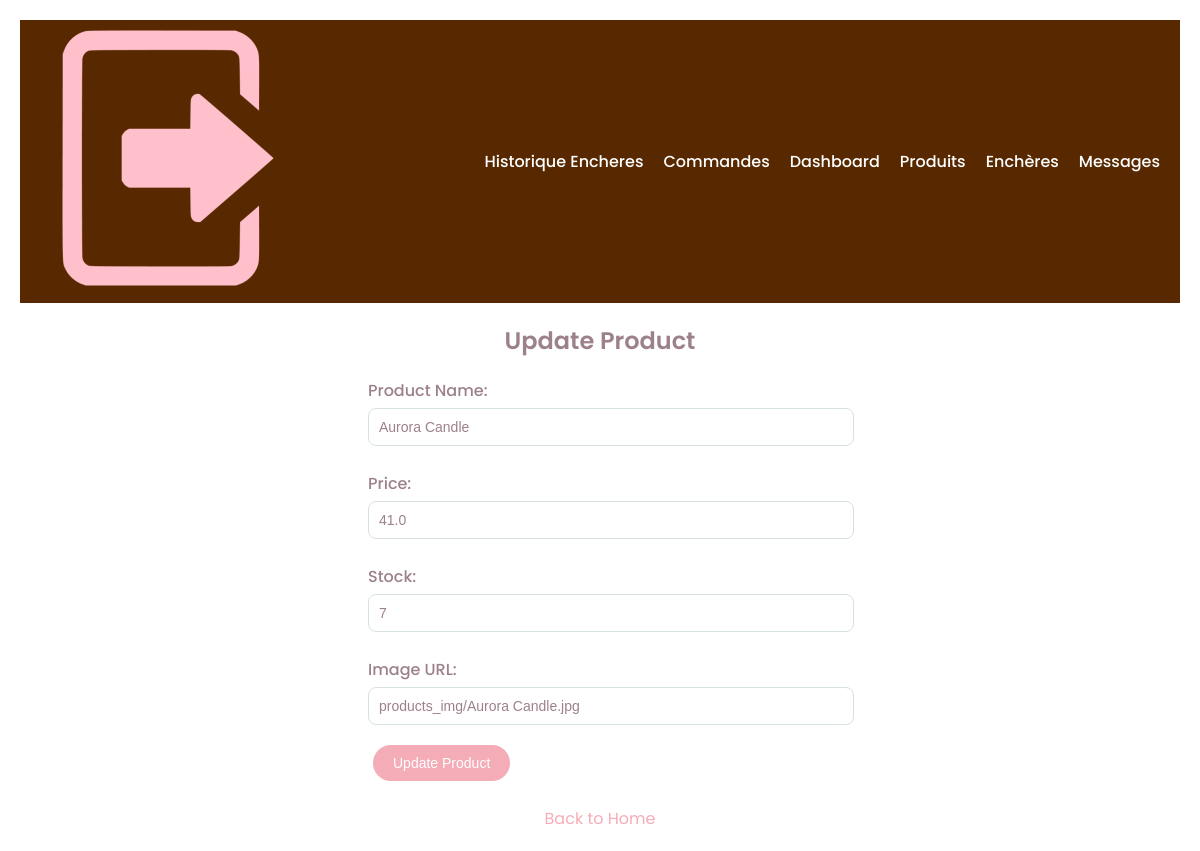
The page /update_product/1 (signed in) on the database as committed earlier.
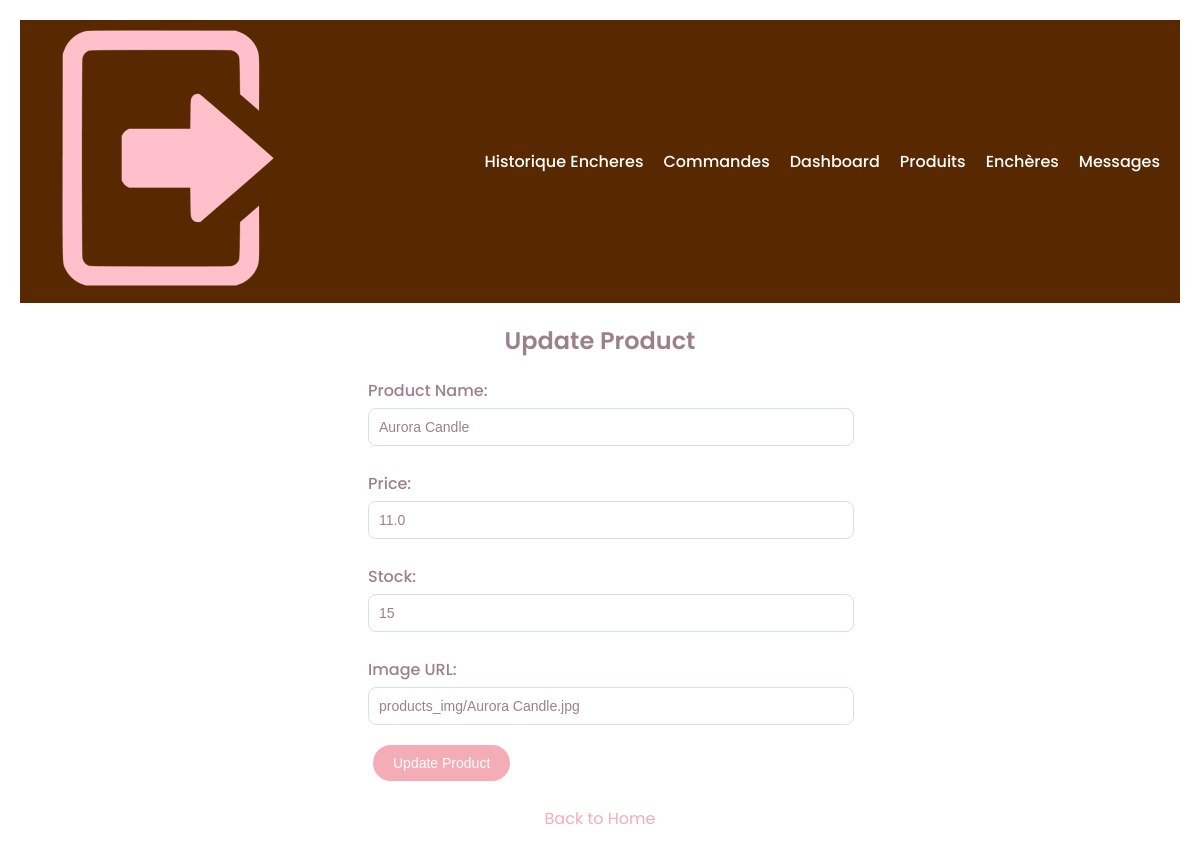
The same page on the database as committed later.
### tables this page shows
CREATE TABLE products (
            id INTEGER PRIMARY KEY AUTOINCREMENT,
            name TEXT NOT NULL,
            price REAL NOT NULL,
            stock INTEGER NOT NULL,
            image_url TEXT
        );

### app.py (the view, shortened to what this page needs)
@app.route("/update_product/<int:product_id>", methods=["GET", "POST"])
@login_required
def update_product(product_id):
    conn = get_db()
    product = conn.execute(
        "SELECT * FROM products WHERE id = ?", (product_id,)
    ).fetchone()
    return render_template("update_product.html", product=product)

### app.py (called while the page is built)
@login_manager.user_loader
def load_user(user_id):
    conn = get_db()
    user = conn.execute("SELECT * FROM users WHERE id = ?", (user_id,)).fetchone()
    conn.close()
    if user:
        return User(
            user["id"],
            user["FirstName"],
            user["LastName"],
            user["Email"],
            user["phoneNum"],
            user["password"],
            user["is_admin"],
        )
    return None  # Explicitly return None if the user is not found

def get_db():
    conn = sqlite3.connect("database.db")  # Ensure this is your actual DB file
    conn.row_factory = sqlite3.Row  # Enable dictionary-like access
    return conn

### templates/update_product.html (shortened to what this page needs)
<!DOCTYPE html>
<html lang="en">
  <head>
    <link
      rel="stylesheet"
      href="{{ url_for('static', filename='styles.css') }}" />
  </head>
  <body>
    <nav class="navbar">
      <a href="{{ url_for('logout') }}" class="logout-btn">
        <img
          src="{{ url_for('static', filename='img/logout.png') }}"
          alt="Logout" />
      </a>
      <ul class="nav-links">
        <li>
          <a href="{{ url_for('historique_encheres') }}">Historique Encheres</a>
        </li>
        <li><a href="{{ url_for('historique_encheres') }}">Commandes</a></li>
        <li><a href="{{ url_for('home_admin') }}">Dashboard</a></li>
        <li><a href="{{ url_for('gestion_produits') }}">Produits</a></li>
        <li><a href="{{ url_for('gestion_encheres') }}">Enchères</a></li>
        <li><a href="{{ url_for('admin_messages') }}">Messages</a></li>
      </ul>
    </nav>
    <h2>Update Product</h2>
    <form
      action="{{ url_for('update_product', product_id=product.id) }}"
      method="POST">
      <label for="name">Product Name:</label>
      <input type="text" name="name" value="{{ product.name }}" required />
      <label for="price">Price:</label>
      <input
        type="number"
        step="0.01"
        name="price"
        value="{{ product.price }}"
        required />
      <label for="stock">Stock:</label>
      <input type="number" name="stock" value="{{ product.stock }}" required />
      <label for="image_url">Image URL:</label>
      <input type="text" name="image_url" value="{{ product.image_url }}" />
      <button type="submit">Update Product</button>
    </form>
    <a href="{{ url_for('home_admin') }}">Back to Home</a>
  </body>
</html>

Rows that differ between the two databases and show on the page:
changed products "Aurora Candle": price "41.0" → "11.0"; stock "7" → "15"
